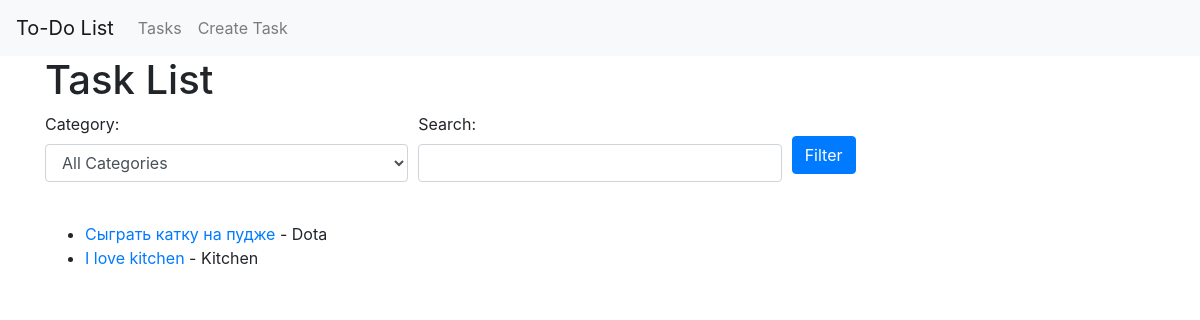
/tasks/, run on an earlier commit of the app's database.
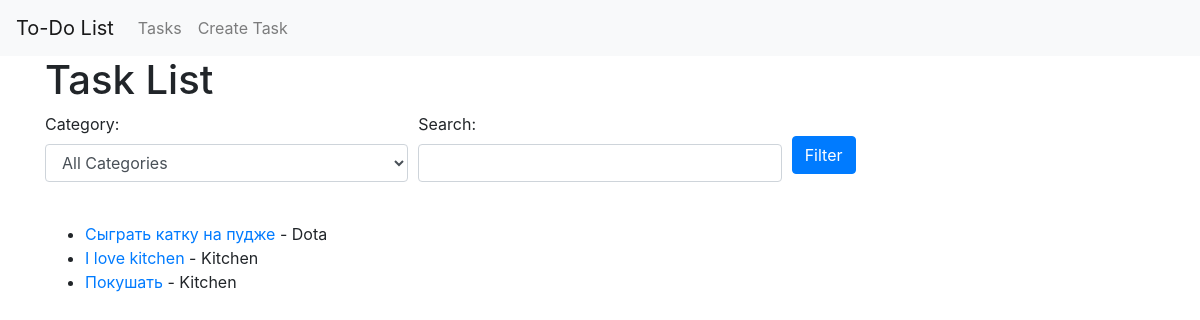
And on a later commit of the database.
### tasks/models.py (models this page shows, shortened)
class Task(models.Model):
    title = models.CharField(max_length=200)
    description = models.TextField()
    category = models.ForeignKey(Category, on_delete=models.CASCADE, related_name='tasks')

class Category(models.Model):
    name = models.CharField(max_length=100)

### tasks/views.py (the view)
# urls.py: path('', TaskListView.as_view(), name='task_list'),
class TaskListView(ListView):
    model = Task
    template_name = 'task_list.html'
    context_object_name = 'tasks'
    def get_queryset(self):
        queryset = super().get_queryset()
        category_id = self.request.GET.get('category')
        search_query = self.request.GET.get('search')
        if category_id:
            queryset = queryset.filter(category_id=category_id)
        if search_query:
            queryset = queryset.filter(Q(title__icontains=search_query))
        return queryset
    def get_context_data(self, **kwargs):
        context = super().get_context_data(**kwargs)
        context['categories'] = Category.objects.all()
        return context

### templates/task_list.html (shortened to what this page needs)
{% extends 'base.html' %}
{% block content %}
<h1>Task List</h1>
<form method="get" class="mb-4">
    <div class="form-row">
        <div class="form-group col-md-4">
            <label for="category">Category:</label>
            <select id="category" name="category" class="form-control">
                <option value="">All Categories</option>
            </select>
        </div>
        <div class="form-group col-md-4">
            <label for="search">Search:</label>
            <input type="text" id="search" name="search" class="form-control" value="{{ request.GET.search }}">
        </div>
        <div class="form-group col-md-4">
            <button type="submit" class="btn btn-primary mt-4">Filter</button>
        </div>
    </div>
</form>
<ul>
    {% for task in tasks %}
        <li><a href="{% url 'task_detail' task.pk %}">{{ task.title }}</a> - {{ task.category.name }}</li>
    {% empty %}
        <li>No tasks found.</li>
    {% endfor %}
</ul>
{% endblock %}

What changed in the data, as far as the page shows it:
added Task: title "Покушать", category.name "Kitchen"
